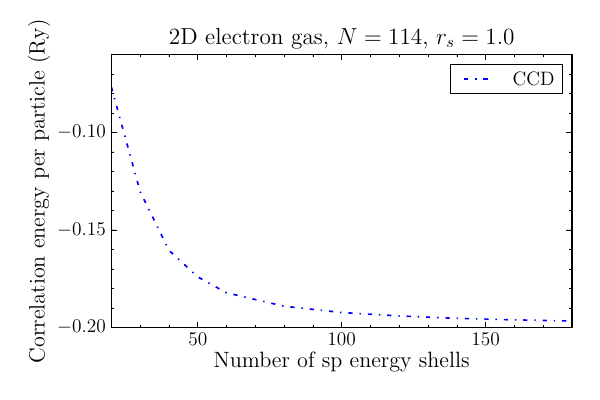

Python code for this plot:
from numpy import *
from matplotlib.pyplot import *
from matplotlib import rc
from matplotlib.ticker import MultipleLocator, FormatStrFormatter

#     Use Latex font as default
rc('font',**{'family':'serif','serif':['Helvetica']})
rc('text', usetex=True)
matplotlib.rcParams.update({'font.size': 14})
rc('legend',**{'fontsize':14})   

#     Initialize a figure
fig = figure(figsize=(6,4), dpi=60)

#     Read data file
fileName = "nShellsEne";
#fileNameSRG = "N26_srg";
#fileNameFCIQ = "N26_fciqmc_data";
fileNameCCD = "N114_ccd";

#dataSRG = loadtxt(fileNameSRG)
#dataFCIQ = loadtxt(fileNameFCIQ)
dataCCD = loadtxt(fileNameCCD)
#nShellsSRG = dataSRG[:,0]
#nShellsFCIQ = dataFCIQ[:,0]
nShellsCCD = dataCCD[:,0]
#eneSRG = dataSRG[:,2]
#eneFCIQ = dataFCIQ[:,1]
eneCCD = dataCCD[:,3] 

dashes1 = [5,2,2,2];
dashes2 = [5,2,1,2,1,2];

spring_green = (0, 1.0, 0)

#     Plot
#p1 = plot(nShellsSRG, eneSRG, color="red", linewidth=1.2, 
#          linestyle="-", label="SRG")
#p2 = plot(nShellsFCIQ, eneFCIQ, color=spring_green, 
#          marker=".", linestyle="noline", label="FCIQMC")
p3 = plot(nShellsCCD, eneCCD, color="blue", linewidth=1.2,
          linestyle="-.", label="CCD")

# plot([0, N_ele.max()], [0.5525, 0.5525], 'k', lw=1.2, linestyle=":")
# plot([0, N_ele.max()], [0.242, 0.242], 'k', lw=1.2, linestyle="-.")
# plot([0, N_ele.max()], [0.0945, 0.0945], 'k', lw=1.2, linestyle="-")


#     Legend
leg = legend(loc='upper right', labelspacing=0.1)
fr_leg = leg.get_frame()
fr_leg.set_lw(0.6)

#     Set minor and major ticks
majorLocatorX = MultipleLocator(50)
minorLocatorX = MultipleLocator(10)
majorLocatorY = MultipleLocator(0.05)
minorLocatorY = MultipleLocator(0.01)
axis = fig.gca()
axis.xaxis.set_major_locator(majorLocatorX)
axis.xaxis.set_minor_locator(minorLocatorX)
axis.yaxis.set_major_locator(majorLocatorY)
axis.yaxis.set_minor_locator(minorLocatorY)

#     Limits on axes
xlim(nShellsCCD.min(), nShellsCCD.max())
#ylim(ene_hf.min(), ene_hf.max())
#ylim(0.0, 0.9)

#     Set axis labels
xlabel('Number of sp energy shells', fontsize=16)
ylabel('Correlation energy per particle (Ry)', fontsize=16)
title("2D electron gas, $N = 114$, $r_{s} = 1.0$")

fig.tight_layout()
frame = axis.get_frame()
frame.set_linewidth(0.1)

#show()

fig.savefig(fileName+'.pdf', format='pdf')
fig.savefig(fileName+'.eps', format='eps')
